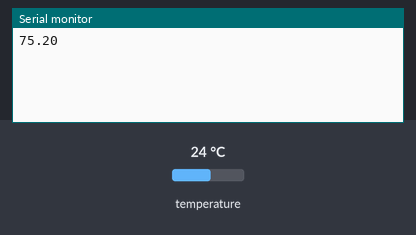
Recording of a sketch running on a simulated Arduino Uno, built with avr-gcc and run on an emulated ATmega328P. Shown: the last lines printed to the serial monitor. Inputs (shaded band) come from the test bench; at power-on: temperature 24 °C.

Above: at 1.5 s.
1.6 s: temperature set to 12 °C
At 2.9 s:
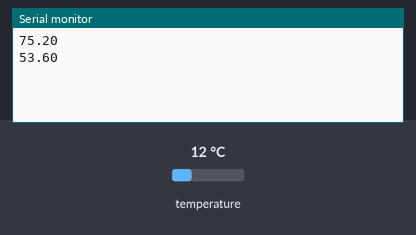
3.1 s: temperature set to 19 °C
At 4.3 s:
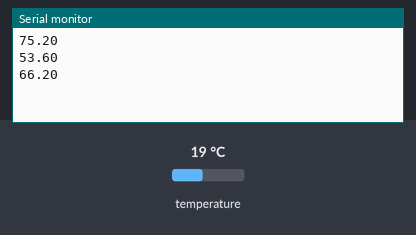
Timing chart, 0 to 6.1 s (numbered marks = the images above; inputs shaded):
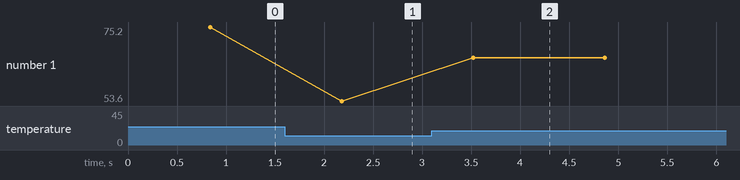

The sketch:

oneWireTest.ino
```cpp
#include <DallasTemperature.h>
#include "defines.h"

// change the number in the next line to the pin that the sensor is plugged into, default is I0
int one_wire = I0;


OneWire oneWire;
DallasTemperature sensors;
float result = 0;
void setup()
{
  Serial.begin(9600);
}

void loop()
{
  oneWire = OneWire(one_wire);
  sensors = DallasTemperature(&oneWire);
  sensors.begin();
  sensors.requestTemperatures();
  result = 0;
  for ( int i = 0; i < 6; i++ )
  {
    result += sensors.getTempFByIndex(0);
  }
  result /= 6;
  Serial.println(result);
  delay(500);
}
```

defines.h
```cpp
#define I0 36
#define I1 39
#define I2 34
#define I3 35
#define I4 32
#define I5 33
#define I6 25
#define I7 26
#define I8 27
#define I9 14
#define IA 12
#define IB 13
#define IC 23
#define ID 19
#define IE 18
#define IF 5
```

Measured:
- after the input at 1.6 s, the serial monitor: prints a new line after 0.58 s (image 1)
- after the input at 3.1 s, the serial monitor: prints a new line after 0.42 s (image 2)
- plotted number 1: 75.2 → 53.6 after the input at 1.6 s, 53.6 → 66.2 after the input at 3.1 s
